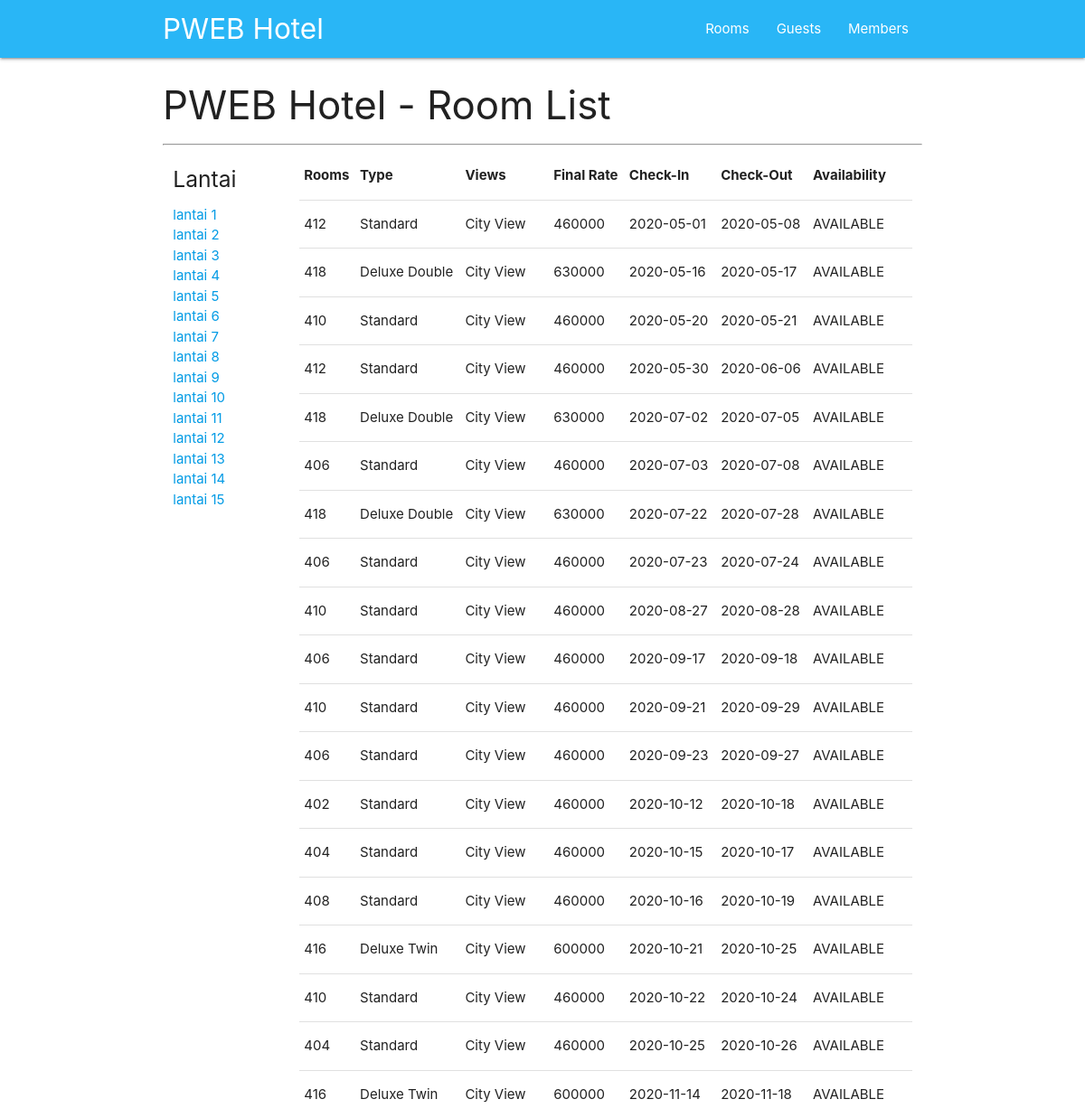
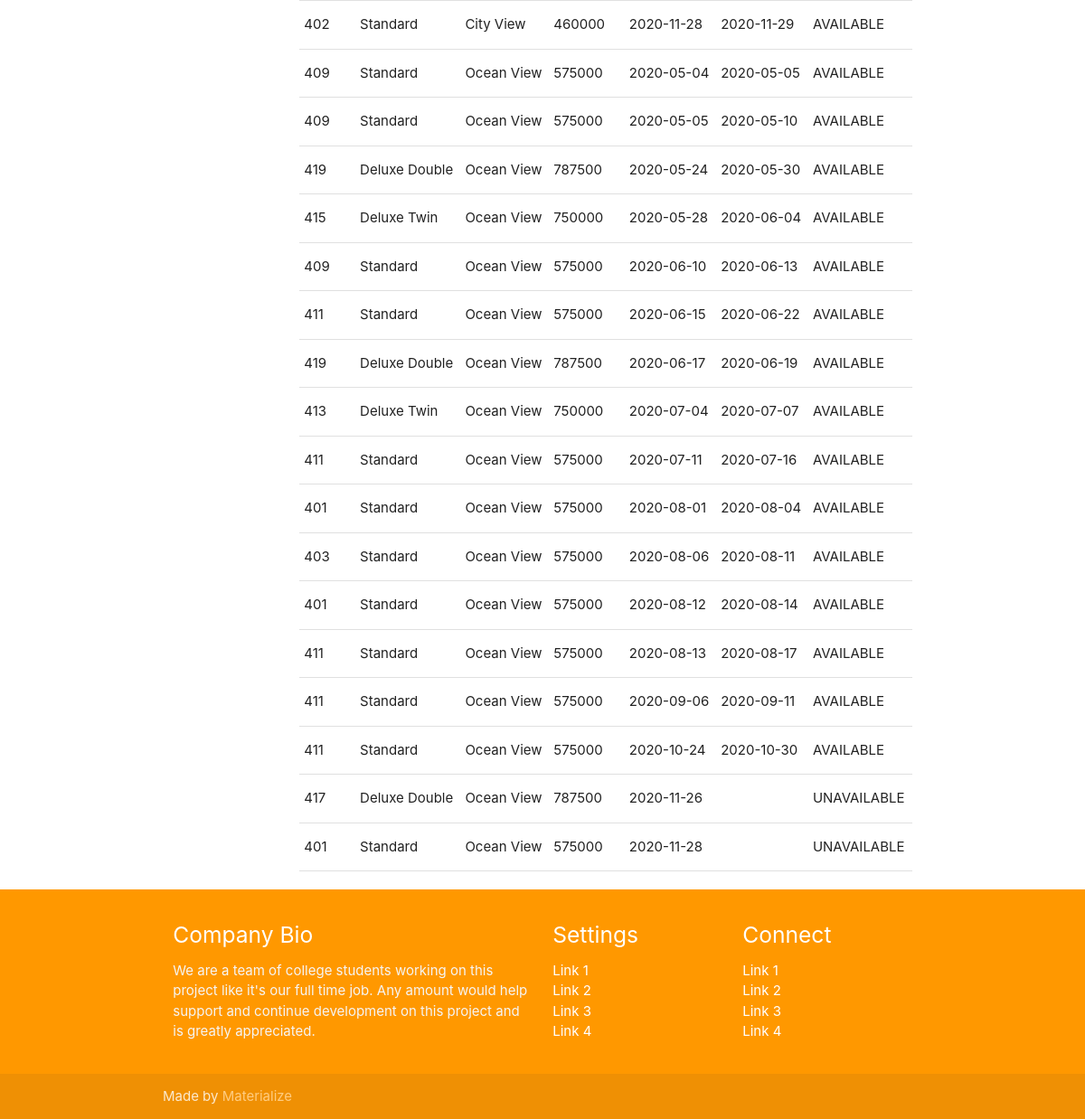
Page /rooms/4 on the committed database (2 pictures, top to bottom).
### tables this page shows
CREATE TABLE `rooms` (
  `room` varchar(4) NOT NULL,
  `rtype` char(1) NOT NULL,
  `dview` char(1) NOT NULL,
  `smoke` tinyint(1) DEFAULT NULL,
  PRIMARY KEY (`room`)
);

CREATE TABLE `roomtype` (
  `kode` char(1) NOT NULL,
  `rtype` varchar(25) NOT NULL,
  `rate` int(11) NOT NULL,
  PRIMARY KEY (`kode`)
);

CREATE TABLE `views` (
  `vcode` char(1) NOT NULL,
  `dview` varchar(20) NOT NULL,
  `addv` double NOT NULL,
  PRIMARY KEY (`vcode`)
);

CREATE TABLE `guests` (
  `date_in` date DEFAULT NULL,
  `date_out` date DEFAULT NULL,
  `member_ID` char(8) DEFAULT NULL,
  `room` char(4) DEFAULT NULL
);

### html/application/controllers/Room.php (called while the page is built, shortened)
<?php
class Room extends CI_Controller
{
  function __construct()
  {
    $this->load->model('room_model');
  }
  public function roomlist( $lantai = '' )
  {
    if ($lantai == '') {
      $where = '';
    }
    else {
      $where = "rm.room LIKE '".$lantai."__%'" ;
    }
    $viewdata['judul'] = "PWEB Hotel - Room List";
    $viewdata['rooms'] = $this->room_model->roomList( $where );
    $this->load->view('layout/header');
    $this->load->view('roomlist', $viewdata);
    $this->load->view('layout/footer');
	}
}
 ?>

### html/index.php (called while the page is built, shortened)
<?php
require_once BASEPATH.'core/CodeIgniter.php';

### html/application/models/Room_model.php (called while the page is built, shortened)
<?php
class Room_model extends CI_Model {
  public function roomList( $where = '' )
  {
    $this->db->select('rm.room, rt.rtype , rt.rate, rv.dview, rate+(rate*addv) frate, gs.date_in, gs.date_out');
    $this->db->join('roomtype rt' , 'rm.rtype = rt.kode');
    $this->db->join('views rv' , 'rm.dview=rv.vcode');
    $this->db->join('guests gs', 'rm.room=gs.room');
    if ( $where != '' ) $this->db->where( $where );
    $query = $this->db->get( 'rooms rm' );
    return $query->result_array();
  }
}
 ?>

### html/application/views/roomlist.php (the view)
<div class="container">
<h3> <?= $judul ?> </h3>
<hr>
<div class="row">
  <div class="col s2">
    <h5>Lantai</h5>
    <ul>
      <?php
        for ($l=1; $l<=15 ; $l++) {
          ?>
          <li>
            <a href="/rooms/<?= $l?>">lantai <?= $l ?></a>
          </li>
          <?php
        }
       ?>
    </ul>
  </div>
  <div class="col s10">
    <table>
      <thead>
        <tr>
          <th>Rooms</th>
          <th>Type</th>
          <th>Views</th>
          <th>Final Rate</th>
          <th>Check-In</th>
          <th>Check-Out</th>
          <th>Availability</th>
        </tr>
      </thead>
      <tbody>
      <?php foreach ($rooms as $room): ?>
        <tr>
          <td> <?= $room['room'] ?></td>
          <td> <?= $room['rtype'] ?></td>
          <td> <?= $room['dview'] ?></td>
          <td> <?= $room['frate'] ?></td>
          <td> <?= $room['date_in'] ?></td>
          <td> <?= $room['date_out'] ?></td>
          <td>
            <?php if (empty($room['date_out'])): echo "UNAVAILABLE";?>
            <?php else: echo "AVAILABLE";?>
            <?php endif; ?>
          </td>
        </tr>
      <?php endforeach; ?>
      </tbody>
    </table>
  </div>
</div>
</div>

### rows in the picture
rooms: room "412", roomtype.rtype "Standard", views.dview "City View", frate "460000", guests.date_in "2020-05-01", guests.date_out "2020-05-08", shows "AVAILABLE", guests.date_in "2020-05-30", guests.date_out "2020-06-06"
rooms: room "418", roomtype.rtype "Deluxe Double", views.dview "City View", frate "630000", guests.date_in "2020-05-16", guests.date_out "2020-05-17", shows "AVAILABLE", guests.date_in "2020-07-02", guests.date_out "2020-07-05", guests.date_in "2020-07-22", guests.date_out "2020-07-28"
rooms: room "410", roomtype.rtype "Standard", views.dview "City View", frate "460000", guests.date_in "2020-05-20", guests.date_out "2020-05-21", shows "AVAILABLE", guests.date_in "2020-08-27", guests.date_out "2020-08-28", guests.date_in "2020-09-21", guests.date_out "2020-09-29", guests.date_in "2020-10-22", guests.date_out "2020-10-24"
rooms: room "406", roomtype.rtype "Standard", views.dview "City View", frate "460000", guests.date_in "2020-07-03", guests.date_out "2020-07-08", shows "AVAILABLE", guests.date_in "2020-07-23", guests.date_out "2020-07-24", guests.date_in "2020-09-17", guests.date_out "2020-09-18", guests.date_in "2020-09-23", guests.date_out "2020-09-27"
rooms: room "402", roomtype.rtype "Standard", views.dview "City View", frate "460000", guests.date_in "2020-10-12", guests.date_out "2020-10-18", shows "AVAILABLE", guests.date_in "2020-11-28", guests.date_out "2020-11-29"
rooms: room "404", roomtype.rtype "Standard", views.dview "City View", frate "460000", guests.date_in "2020-10-15", guests.date_out "2020-10-17", shows "AVAILABLE", guests.date_in "2020-10-25", guests.date_out "2020-10-26"
rooms: room "408", roomtype.rtype "Standard", views.dview "City View", frate "460000", guests.date_in "2020-10-16", guests.date_out "2020-10-19", shows "AVAILABLE"
rooms: room "416", roomtype.rtype "Deluxe Twin", views.dview "City View", frate "600000", guests.date_in "2020-10-21", guests.date_out "2020-10-25", shows "AVAILABLE", guests.date_in "2020-11-14", guests.date_out "2020-11-18"
rooms: room "409", roomtype.rtype "Standard", views.dview "Ocean View", frate "575000", guests.date_in "2020-05-04", guests.date_out "2020-05-05", shows "AVAILABLE", guests.date_in "2020-05-05", guests.date_out "2020-05-10", guests.date_in "2020-06-10", guests.date_out "2020-06-13"
rooms: room "419", roomtype.rtype "Deluxe Double", views.dview "Ocean View", frate "787500", guests.date_in "2020-05-24", guests.date_out "2020-05-30", shows "AVAILABLE", guests.date_in "2020-06-17", guests.date_out "2020-06-19"
rooms: room "415", roomtype.rtype "Deluxe Twin", views.dview "Ocean View", frate "750000", guests.date_in "2020-05-28", guests.date_out "2020-06-04", shows "AVAILABLE"
rooms: room "411", roomtype.rtype "Standard", views.dview "Ocean View", frate "575000", guests.date_in "2020-06-15", guests.date_out "2020-06-22", shows "AVAILABLE", guests.date_in "2020-07-11", guests.date_out "2020-07-16", guests.date_in "2020-08-13", guests.date_out "2020-08-17", guests.date_in "2020-09-06", guests.date_out "2020-09-11", guests.date_in "2020-10-24", guests.date_out "2020-10-30"
rooms: room "413", roomtype.rtype "Deluxe Twin", views.dview "Ocean View", frate "750000", guests.date_in "2020-07-04", guests.date_out "2020-07-07", shows "AVAILABLE"
rooms: room "401", roomtype.rtype "Standard", views.dview "Ocean View", frate "575000", guests.date_in "2020-08-01", guests.date_out "2020-08-04", shows "AVAILABLE", guests.date_in "2020-08-12", guests.date_out "2020-08-14", guests.date_in "2020-11-28"
rooms: room "403", roomtype.rtype "Standard", views.dview "Ocean View", frate "575000", guests.date_in "2020-08-06", guests.date_out "2020-08-11", shows "AVAILABLE"
rooms: room "417", roomtype.rtype "Deluxe Double", views.dview "Ocean View", frate "787500", guests.date_in "2020-11-26", shows "UNAVAILABLE"

### other values in the picture
$judul "PWEB Hotel - Room List"
